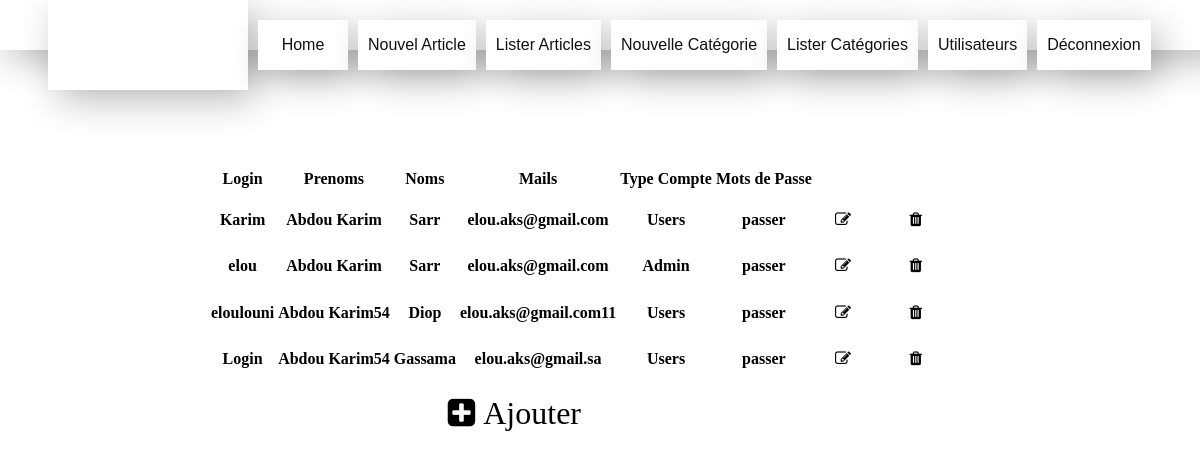
/Projet/Views/page_5.php?erreur=1 (signed in), run on the app's committed database.
### tables this page shows
CREATE TABLE IF NOT EXISTS `users` (
  `ID` int(11) NOT NULL AUTO_INCREMENT,
  `login` varchar(255) NOT NULL,
  `nom` varchar(255) NOT NULL,
  `prenoms` varchar(255) NOT NULL,
  `password` varchar(255) NOT NULL,
  `mail` varchar(255) NOT NULL,
  `type` varchar(255) NOT NULL,
  PRIMARY KEY (`ID`)
);

### Projet/Controller/control1.php (called while the page is built)
<?php
require_once('../Modele/connect.php');
require('../Modele/afiche.php');
?>

### Projet/Modele/tablea.php (the view, shortened to what this page needs)
<?php
if ($va1=="") {
  echo "string";
} else {
  ?>
  <tr height="30">
  <th><?php       echo $va2;?> </th>
  <th><?php       echo $va3;?> </th>
  <th><?php       echo $va4;?> </th>
  <th><?php       echo $va5;?> </th>
  <th><?php       if($va7=="admin"){echo "Admin";}else{echo "Users";}?> </th>
  <th><?php       echo $va6;?> </th>
  <th><button  onclick="Modif(<?php echo $va1;?>);" style="background-color: transparent;background-repeat: no-repeat;border: none;cursor: pointer;overflow: hidden;outline: none;"><i style="font-size:16px" class="fa">&#xf044;</i></button></th>
  <th><button  onclick="Confirm(<?php echo $va1;?>);" style="background-color: transparent;background-repeat: no-repeat;border: none;cursor: pointer;overflow: hidden;outline: none;"><i class="fa fa-trash" style="font-size:16px"></i></button></th>
  </tr>
<?php
}
 ?>

### Projet/Modele/afiche.php (shortened to what this page needs)
<?php
$rep=$bdd->query("SELECT * from users") or die(print_r($bdd->errorInfo()));
    while($done=$rep->fetch()){
    $va1=$done['ID'];
    $va2=$done['login'];
    $va3=$done['prenoms'];
    $va4=$done['nom'];
    $va5=$done['mail'];
    $va6=$done['password'];
    $va7=$done['type'];
    require('../Modele/tablea.php');
  }
?>

### Projet/Views/css/styles.css (style rules this page uses)
body { background-image: url(./images/img1.jpg); background-size: cover; }
button { position: relative; float: right; padding: .7rem 1.2rem; font-weight: 500; font-size: 16px; transition: all 0.3s ease-in-out; background: grey; border: solid 1px grey; box-shadow: inset 0 0 0 2px #ffffff; margin-right: 1em; }

### data on the page
users: login "Karim", prenoms "Abdou Karim", nom "Sarr", mail "elou.aks@gmail.com", type "Users", password "passer"
users: login "elou", prenoms "Abdou Karim", nom "Sarr", mail "elou.aks@gmail.com", type "Admin", password "passer"
users: login "eloulouni", prenoms "Abdou Karim54", nom "Diop", mail "elou.aks@gmail.com11", type "Users", password "passer"
users: login "Login", prenoms "Abdou Karim54", nom "Gassama", mail "elou.aks@gmail.sa", type "Users", password "passer"
